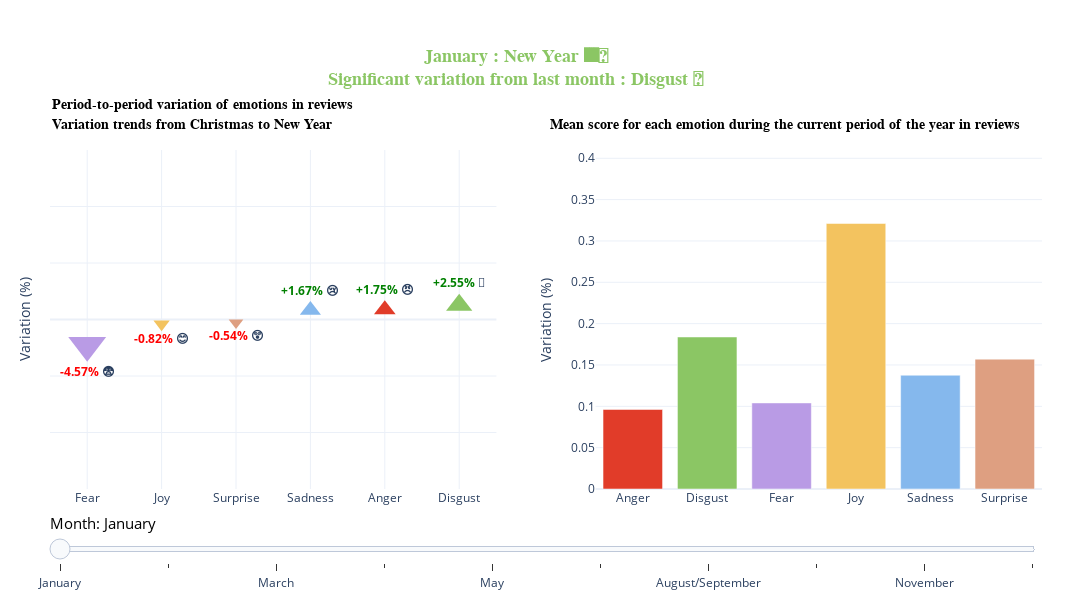

Write notebook code for a chart like this one.
### Code cell
periodic_emotions_diff_review = plot_variation("review", df_reviews_with_emotions_normalized)

### Figure 1 — Plotly figure (JSON) as saved in the notebook; plotly's stock layout.template omitted (floating-point values rounded to 4 significant figures)
{"data": [{"hovertemplate": "Variation of %{x}: %{y} % <extra></extra>", "marker": {"color": "#e13c29", "size": 18.77, "symbol": "triangle-up"}, "mode": "markers+text", "text": ["<b><span style='color: green;'>+1.75%</span> 😠</b>"], "textposition": "top center", "type": "scatter", "x": ["Anger"], "xaxis": "x", "y": [1.753], "yaxis": "y"}, {"hovertemplate": "Variation of %{x}: %{y} % <extra></extra>", "marker": {"color": "#8bc664", "size": 22.76, "symbol": "triangle-up"}, "mode": "markers+text", "text": ["<b><span style='color: green;'>+2.55%</span> 🤢</b>"], "textposition": "top center", "type": "scatter", "x": ["Disgust"], "xaxis": "x", "y": [2.553], "yaxis": "y"}, {"hovertemplate": "Variation of %{x}: %{y} % <extra></extra>", "marker": {"color": "#b99be5", "size": 32.85, "symbol": "triangle-down"}, "mode": "markers+text", "text": ["<b><span style='color: red;'>-4.57%</span> 😨</b>"], "textposition": "bottom center", "type": "scatter", "x": ["Fear"], "xaxis": "x", "y": [-4.569], "yaxis": "y"}, {"hovertemplate": "Variation of %{x}: %{y} % <extra></extra>", "marker": {"color": "#f3c35f", "size": 14.09, "symbol": "triangle-down"}, "mode": "markers+text", "text": ["<b><span style='color: red;'>-0.82%</span> 😊</b>"], "textposition": "bottom center", "type": "scatter", "x": ["Joy"], "xaxis": "x", "y": [-0.8183], "yaxis": "y"}, {"hovertemplate": "Variation of %{x}: %{y} % <extra></extra>", "marker": {"color": "#85b8ed", "size": 18.33, "symbol": "triangle-up"}, "mode": "markers+text", "text": ["<b><span style='color: green;'>+1.67%</span> 😢</b>"], "textposition": "top center", "type": "scatter", "x": ["Sadness"], "xaxis": "x", "y": [1.666], "yaxis": "y"}, {"hovertemplate": "Variation of %{x}: %{y} % <extra></extra>", "marker": {"color": "#de9f81", "size": 12.71, "symbol": "triangle-down"}, "mode": "markers+text", "text": ["<b><span style='color: red;'>-0.54%</span> 😲</b>"], "textposition": "bottom center", "type": "scatter", "x": ["Surprise"], "xaxis": "x", "y": [-0.5418], "yaxis": "y"}, {"hovertemplate": "Mean score of %{x}: %{y} <extra></extra>", "marker": {"color": ["#e13c29", "#8bc664", "#b99be5", "#f3c35f", "#85b8ed", "#de9f81"]}, "name": "Mean score (January)", "type": "bar", "x": ["Anger", "Disgust", "Fear", "Joy", "Sadness", "Surprise"], "xaxis": "x2", "y": [0.09621, 0.1839, 0.1041, 0.3211, 0.1376, 0.1571], "yaxis": "y2"}], "layout": {"annotations": [{"font": {"color": "#8bc664", "family": "Arial, sans-serif", "size": 18}, "showarrow": false, "text": "<b>January : New Year 🎆🎇<br>Significant variation from last month : Disgust 🤢</b>", "x": 0.47, "xref": "paper", "y": 1.31, "yref": "paper"}, {"font": {"color": "black", "family": "Trebuchet MS, sans-serif", "size": 14, "weight": "bold"}, "showarrow": false, "text": "Mean score for each emotion during the current period of the year in reviews", "x": 0.98, "xref": "paper", "y": 1.1, "yref": "paper"}, {"font": {"color": "black", "family": "Trebuchet MS, sans-serif", "size": 14, "weight": "bold"}, "showarrow": false, "text": "Period-to-period variation of emotions in reviews", "x": 0, "xref": "paper", "y": 1.16, "yref": "paper"}, {"align": "center", "font": {"color": "black", "family": "Trebuchet MS, sans-serif", "size": 14, "weight": "bold"}, "showarrow": false, "text": "Variation trends from Christmas to New Year", "x": 0, "xref": "paper", "y": 1.1, "yref": "paper"}], "autosize": true, "height": 600, "margin": {"b": 50, "l": 50, "r": 50, "t": 150}, "showlegend": false, "sliders": [{"active": 0, "currentvalue": {"font": {"color": "black", "size": 15}, "prefix": "Month: "}, "steps": [{"args": [["January"], {"frame": {"duration": 0, "redraw": true}, "mode": "immediate"}], "label": "January", "method": "animate"}, {"args": [["February"], {"frame": {"duration": 0, "redraw": true}, "mode": "immediate"}], "label": "February", "method": "animate"}, {"args": [["March"], {"frame": {"duration": 0, "redraw": true}, "mode": "immediate"}], "label": "March", "method": "animate"}, {"args": [["April"], {"frame": {"duration": 0, "redraw": true}, "mode": "immediate"}], "label": "April", "method": "animate"}, {"args": [["May"], {"frame": {"duration": 0, "redraw": true}, "mode": "immediate"}], "label": "May", "method": "animate"}, {"args": [["June/July"], {"frame": {"duration": 0, "redraw": true}, "mode": "immediate"}], "label": "June/July", "method": "animate"}, {"args": [["August/September"], {"frame": {"duration": 0, "redraw": true}, "mode": "immediate"}], "label": "August/September", "method": "animate"}, {"args": [["October"], {"frame": {"duration": 0, "redraw": true}, "mode": "immediate"}], "label": "October", "method": "animate"}, {"args": [["November"], {"frame": {"duration": 0, "redraw": true}, "mode": "immediate"}], "label": "November", "method": "animate"}, {"args": [["December"], {"frame": {"duration": 0, "redraw": true}, "mode": "immediate"}], "label": "December", "method": "animate"}]}], "width": 1200, "xaxis": {"anchor": "y", "categoryorder": "total ascending", "domain": [0, 0.45], "range": [-0.5, 5.5], "title": {}}, "xaxis2": {"anchor": "y2", "domain": [0.55, 1]}, "yaxis": {"anchor": "x", "domain": [0, 1], "range": [-30, 30], "showticklabels": false, "title": {"text": "Variation (%)"}}, "yaxis2": {"anchor": "x2", "domain": [0, 1], "range": [0, 0.41], "title": {"text": "Variation (%)"}}}}
